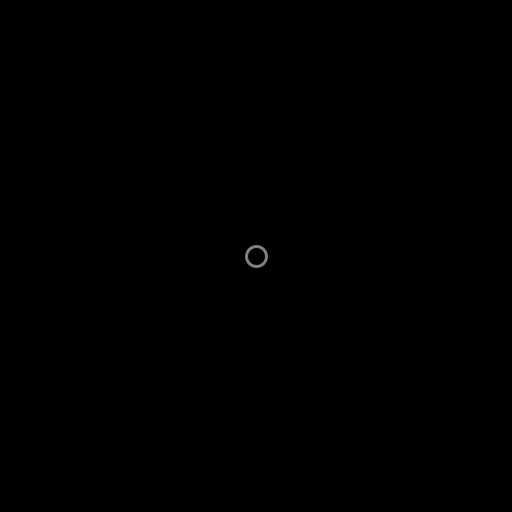
Frame 1 (no input)
Frame 60 (the mouse pressed at the canvas centre just before this capture): identical to frame 1, image omitted
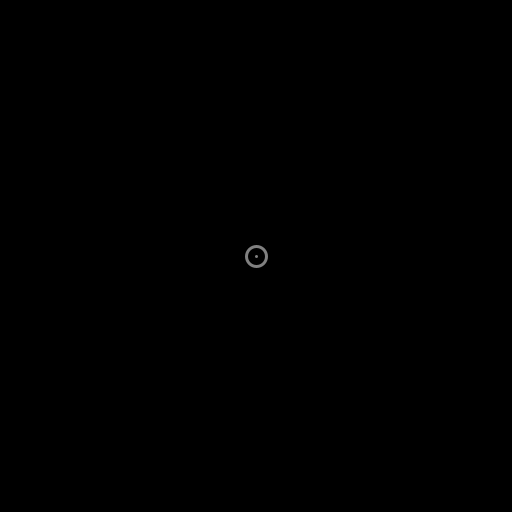
Frame 120 (the mouse held since frame 60 and released just before this capture)

The Processing sketch that drew these frames (run headless with seeded random() and noise(); from frame 60 on, the mouse is pressed at the canvas centre):

// Processing sketch: forsell_adam_vector
// ── forsell_adam_vector.pde


PVector eliPos = new PVector();
PVector dir = new PVector();

float size = 20, speed = 0.1;


void setup() 
{
	size(512, 512);
	eliPos.x = width/2;
	eliPos.y = height/2;

}

void draw() 
{
	background(0);
	ellipseMode(CENTER);

	noFill();
	stroke(255, 128);
	strokeWeight(3);
	ellipse(eliPos.x, eliPos.y, size, size);

	
	eliPos.add(dir);


	if (mousePressed == true)
	{
		line(eliPos.x, eliPos.y, mouseX, mouseY);

		/*float moveSpeed = 100, moveDecel = 0.1;

		if (eliPos.x < mousePos.x)
		{
			eliPos.x += (moveSpeed * moveDecel);
		}

		if (eliPos.x > mousePos.x)
		{
			eliPos.x -= (moveSpeed * moveDecel);
		}

		if (eliPos.y < mousePos.y)
		{
			eliPos.y += (moveSpeed * moveDecel);
		}

		if (eliPos.y > mousePos.y)
		{
			eliPos.y -= (moveSpeed * moveDecel);
		}*/
	}
	bounce();

	//if (speed == 0.05)
}

void bounce ()
{
	// when the position is either outside to the left or the right edge of the screen
	if (eliPos.x <= 0 || eliPos.x >= width)
	{
		dir.x = dir.x * -1;
		speed -= 0.01;
		println(speed);
	}

	if (eliPos.y <= 0 || eliPos.y >= height)
	{
		dir.y = dir.y * -1;
		speed -= 0.01;
		println(speed);
	}
}


void mousePressed ()
{
	//eliPos.x = mouseX;
	//eliPos.y = mouseY;

	//dir.x = 0;
	//dir.y = 0;
}

void mouseReleased ()
{
	PVector input = new PVector(mouseX, mouseY);

	dir = input.sub(eliPos);
	dir = dir.mult(speed = 0.05);

	//println(speed);
}
